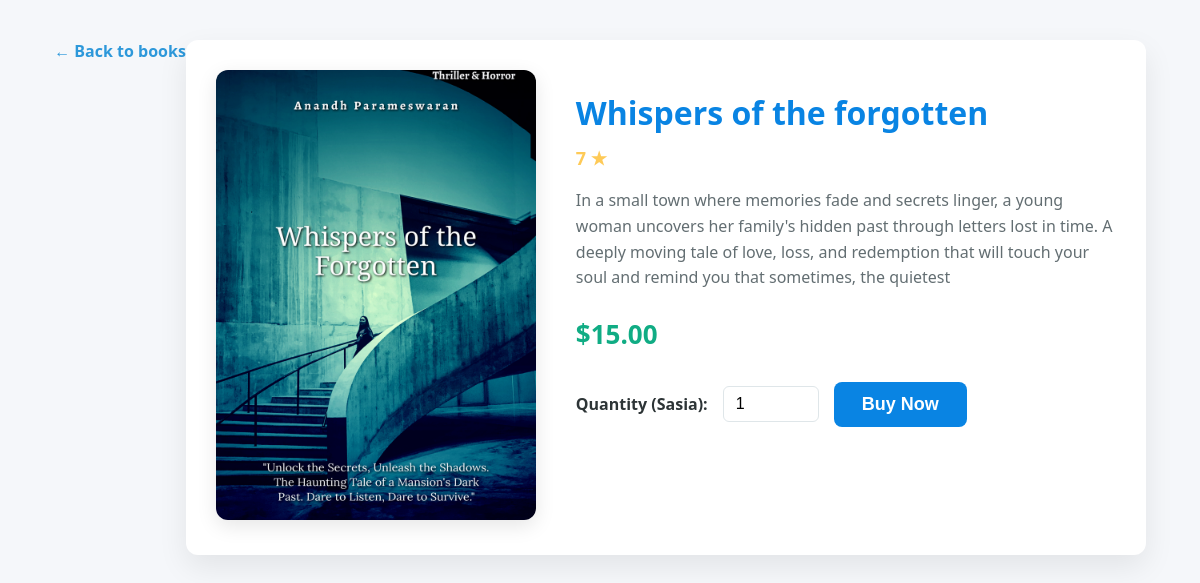
The page /Main/book_details.php?id=5 on the database its author committed.
### tables this page shows
CREATE TABLE `books` (
  `id` int(255) NOT NULL,
  `Book name` varchar(255) NOT NULL,
  `description` varchar(255) NOT NULL,
  `Price` varchar(255) NOT NULL,
  `rating` int(255) NOT NULL,
  `Books_image` varchar(255) DEFAULT NULL,
  `Book_name` varchar(255) DEFAULT NULL
);

### Main/book_details.php (the view, shortened to what this page needs)
<?php
include '../database/config.php';
$book_id = (int)$_GET['id'];
$sql = "SELECT * FROM books WHERE id = :id LIMIT 1";
$stmt = $conn->prepare($sql);
$stmt->execute(['id' => $book_id]);
$book = $stmt->fetch(PDO::FETCH_ASSOC);
?>
<!DOCTYPE html>
<html lang="en">
<head>
</head>
<body>
       <a class="back-link" href="user_dashboard.php">&larr; Back to books</a>
<div class="container">
    <div class="image-section">
        <img src="<?php echo htmlspecialchars($book['Books_image']); ?>" alt="<?php echo htmlspecialchars($book['Book_name']); ?>" />
    </div>
    <div class="details-section">
        <h1><?php echo htmlspecialchars($book['Book_name']); ?></h1>
        <div class="rating"><?php echo htmlspecialchars($book['rating']); ?> ★</div>
        <div class="description"><?php echo nl2br(htmlspecialchars($book['description'])); ?></div>
        <div class="price">$<?php echo number_format($book['Price'], 2); ?></div>
        <form method="POST" novalidate>
            <label for="quantity">Quantity (Sasia):</label>
            <input type="number" id="quantity" name="quantity" min="1" value="1" required />
            <button type="submit" name="buy">Buy Now</button>
        </form>
    </div>
</div>
</body>
</html>

### Main/book_details.php (style rules this page uses)
body { font-family: 'Segoe UI', Tahoma, Geneva, Verdana, sans-serif; background: #f5f7fa; margin: 0; padding: 40px 20px; color: #2d3436; display: flex; justify-content: center; }
.container { max-width: 900px; background: white; border-radius: 12px; box-shadow: 0 12px 30px rgba(0,0,0,0.08); display: flex; gap: 40px; padding: 30px; flex-wrap: wrap; }
.image-section img { width: 320px; height: 450px; object-fit: cover; border-radius: 12px; box-shadow: 0 6px 20px rgba(0,0,0,0.1); }
.details-section { flex: 1; min-width: 300px; display: flex; flex-direction: column; }
.details-section h1 { font-size: 32px; margin-bottom: 12px; color: #0984e3; }
.rating { font-weight: 700; font-size: 18px; margin-bottom: 18px; color: #feca57; }
.description { font-size: 16px; line-height: 1.6; color: #636e72; margin-bottom: 25px; white-space: pre-wrap; }
.price { font-size: 26px; font-weight: 700; color: #10ac84; margin-bottom: 30px; }
form { display: flex; align-items: center; gap: 15px; }
label { font-weight: 600; font-size: 16px; }
input[type="number"] { width: 70px; padding: 8px 12px; font-size: 16px; border: 1.8px solid #dfe6e9; border-radius: 6px; transition: border-color 0.3s ease; }
button { padding: 12px 28px; background-color: #0984e3; border: none; border-radius: 8px; color: white; font-size: 18px; font-weight: 700; cursor: pointer; transition: background-color 0.3s ease; }
a.back-link { display: inline-block; margin-bottom: 25px; color: #2d98da; text-decoration: none; font-weight: 600; font-size: 16px; }

### rows shown on the page
books: Books_image (picture), Book_name "Whispers of the forgotten", rating "7", description "In a small town where memories fade and secrets linger, a young woman uncovers her family's hidden past through letters lost in time. A deeply moving tale of love, loss, and redemption that will touch your soul and remind you that sometimes, the quietest", Price "15.00"
